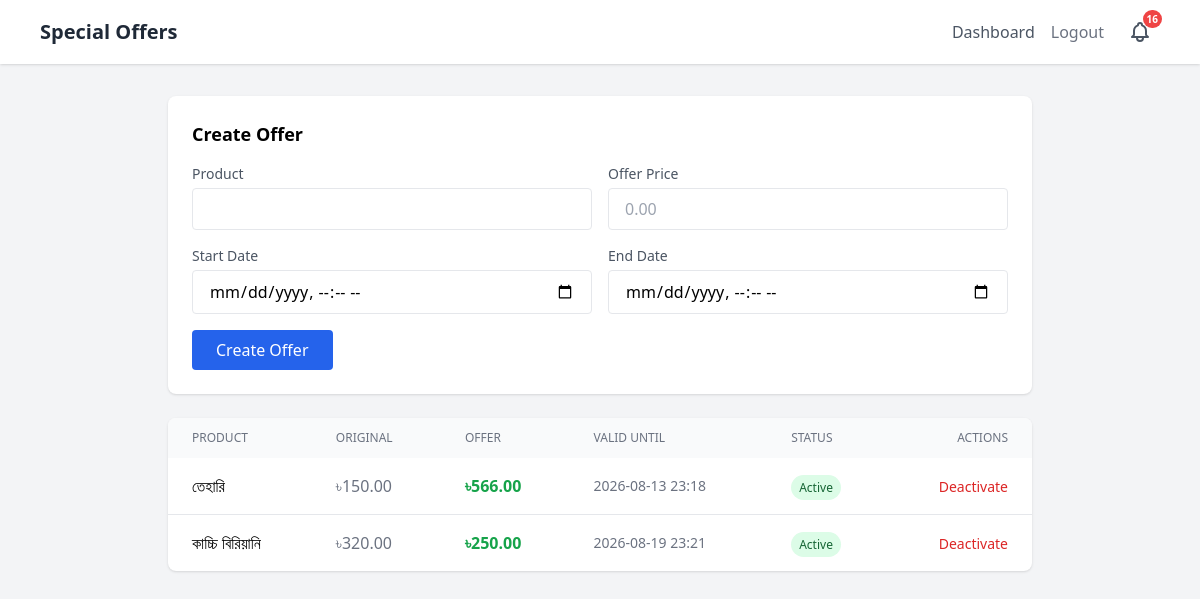
Screenshot of /admin/offers (signed in) with the database file from the repository.
### app/models/special_offer.py (models this page shows, shortened)
class SpecialOffer(db.Model):
    __tablename__ = "special_offers"
    id = db.Column(db.Integer, primary_key=True)
    product_id = db.Column(db.Integer, db.ForeignKey("products.id"), nullable=False, unique=True)
    offer_price = db.Column(db.Float, nullable=False)
    start_date = db.Column(db.DateTime, nullable=False, default=datetime.now)
    end_date = db.Column(db.DateTime, nullable=False)
    is_active = db.Column(db.Boolean, default=True)
    @property
    def is_valid(self):
        now = datetime.now()
        return self.is_active and self.start_date <= now <= self.end_date

### app/models/product.py (models this page shows, shortened)
class Product(db.Model):
    __tablename__ = "products"
    id = db.Column(db.Integer, primary_key=True)
    category_id = db.Column(db.Integer, db.ForeignKey("categories.id"), nullable=False)
    name = db.Column(db.String(200), nullable=False)
    description = db.Column(db.Text, default="")
    price = db.Column(db.Float, nullable=False)
    is_available = db.Column(db.Boolean, default=True)
    image_url = db.Column(db.String(500), default="")
    special_offer = db.relationship("SpecialOffer", backref="product", uselist=False)

### app/blueprints/admin/routes.py (the view, shortened to what this page needs)
@admin_bp.route("/offers", methods=["GET", "POST"])
@login_required
@admin_required
def offers():
    form = OfferForm()
    form.product_id.choices = [(p.id, p.name) for p in Product.query.all()]
    offers = SpecialOffer.query.all()
    return render_template("admin/offers.html", offers=offers, form=form)

### app/blueprints/admin/forms.py
class OfferForm(FlaskForm):
    product_id = IntegerField("Product", validators=[DataRequired()])
    offer_price = FloatField("Offer Price", validators=[DataRequired(), NumberRange(min=0)])
    start_date = DateTimeLocalField("Start Date", format="%Y-%m-%dT%H:%M", validators=[DataRequired()])
    end_date = DateTimeLocalField("End Date", format="%Y-%m-%dT%H:%M", validators=[DataRequired()])

### app/blueprints/admin/routes.py (called while the page is built)
def admin_required(f):
    @wraps(f)
    def decorated_function(*args, **kwargs):
        if not current_user.is_authenticated or current_user.role != "admin":
            abort(403)
        return f(*args, **kwargs)
    return decorated_function

### app/models/staff_user.py (called while the page is built)
@login_manager.user_loader
def load_user(user_id):
    return StaffUser.query.get(int(user_id))

### app/templates/admin/offers.html (shortened to what this page needs)
{% extends "base.html" %}
{% block content %}
<div class="min-h-screen bg-gray-100">
    <nav class="bg-white shadow">
        <div class="max-w-6xl mx-auto px-4 py-3 flex items-center justify-between">
            <h1 class="text-xl font-bold text-gray-800">Special Offers</h1>
            <div class="flex items-center gap-3 sm:gap-4">
                <a href="/admin/" class="text-gray-600 hover:text-gray-800">Dashboard</a>
                <a href="/admin/logout" class="text-gray-500 hover:text-gray-700">Logout</a>
                {% include "admin/_bell.html" %}
            </div>
        </div>
    </nav>
    <main class="max-w-4xl mx-auto px-4 py-8">
        <div class="bg-white rounded-lg shadow p-6 mb-6">
            <h2 class="text-lg font-bold mb-4">Create Offer</h2>
            <form method="POST" class="grid grid-cols-2 gap-4">
                <div>
                    <label class="block text-sm text-gray-600 mb-1">Product</label>
                    {{ form.product_id(class="w-full px-4 py-2 border rounded focus:outline-none focus:border-blue-500") }}
                </div>
                <div>
                    <label class="block text-sm text-gray-600 mb-1">Offer Price</label>
                    {{ form.offer_price(placeholder="0.00", class="w-full px-4 py-2 border rounded focus:outline-none focus:border-blue-500") }}
                </div>
                <div>
                    <label class="block text-sm text-gray-600 mb-1">Start Date</label>
                    {{ form.start_date(class="w-full px-4 py-2 border rounded focus:outline-none focus:border-blue-500") }}
                </div>
                <div>
                    <label class="block text-sm text-gray-600 mb-1">End Date</label>
                    {{ form.end_date(class="w-full px-4 py-2 border rounded focus:outline-none focus:border-blue-500") }}
                </div>
                <div class="col-span-2">
                    <button type="submit" class="bg-blue-600 text-white px-6 py-2 rounded hover:bg-blue-700">
                        Create Offer
                    </button>
                </div>
            </form>
        </div>
        <div class="bg-white rounded-lg shadow overflow-hidden">
            <table class="w-full">
                <thead class="bg-gray-50">
                    <tr>
                        <th class="px-6 py-3 text-left text-xs font-medium text-gray-500 uppercase">Product</th>
                        <th class="px-6 py-3 text-left text-xs font-medium text-gray-500 uppercase">Original</th>
                        <th class="px-6 py-3 text-left text-xs font-medium text-gray-500 uppercase">Offer</th>
                        <th class="px-6 py-3 text-left text-xs font-medium text-gray-500 uppercase">Valid Until</th>
                        <th class="px-6 py-3 text-left text-xs font-medium text-gray-500 uppercase">Status</th>
                        <th class="px-6 py-3 text-right text-xs font-medium text-gray-500 uppercase">Actions</th>
                    </tr>
                </thead>
                <tbody class="divide-y divide-gray-200">
                    {% for offer in offers %}
                    <tr>
                        <td class="px-6 py-4 font-medium">{{ offer.product.name }}</td>
                        <td class="px-6 py-4 text-gray-500">৳{{ "%.2f"|format(offer.product.price) }}</td>
                        <td class="px-6 py-4 text-green-600 font-bold">৳{{ "%.2f"|format(offer.offer_price) }}</td>
                        <td class="px-6 py-4 text-sm text-gray-500">{{ offer.end_date.strftime('%Y-%m-%d %H:%M') }}</td>
                        <td class="px-6 py-4">
                            {% if offer.is_valid %}
                            <span class="px-2 py-1 text-xs rounded-full bg-green-100 text-green-800">Active</span>
                            {% else %}
                            <span class="px-2 py-1 text-xs rounded-full bg-gray-100 text-gray-800">Expired</span>
                            {% endif %}
                        </td>
                        <td class="px-6 py-4 text-right">
                            {% if offer.is_active %}
                            <form method="POST" action="/admin/offers/{{ offer.id }}/deactivate" class="inline"
                                onsubmit="return confirm('Deactivate this offer?')">
                                <button type="submit" class="text-red-600 hover:text-red-800 text-sm">Deactivate</button>
                            </form>
                            {% endif %}
                        </td>
                    </tr>
                    {% endfor %}
                </tbody>
            </table>
        </div>
    </main>
</div>
{% endblock %}

### app/templates/base.html (style rules this page uses)
* { -webkit-tap-highlight-color: transparent; }
input, textarea, select { font-size: 16px !important; }

### rows the page displays
SpecialOffer: product.name "তেহারি", offer_price "566.00", end_date "2026-08-13 23:18", is_active "Active"
Product: product.price "150.00"
SpecialOffer: product.name "কাচ্চি বিরিয়ানি", offer_price "250.00", end_date "2026-08-19 23:21", is_active "Active"
Product: product.price "320.00"
